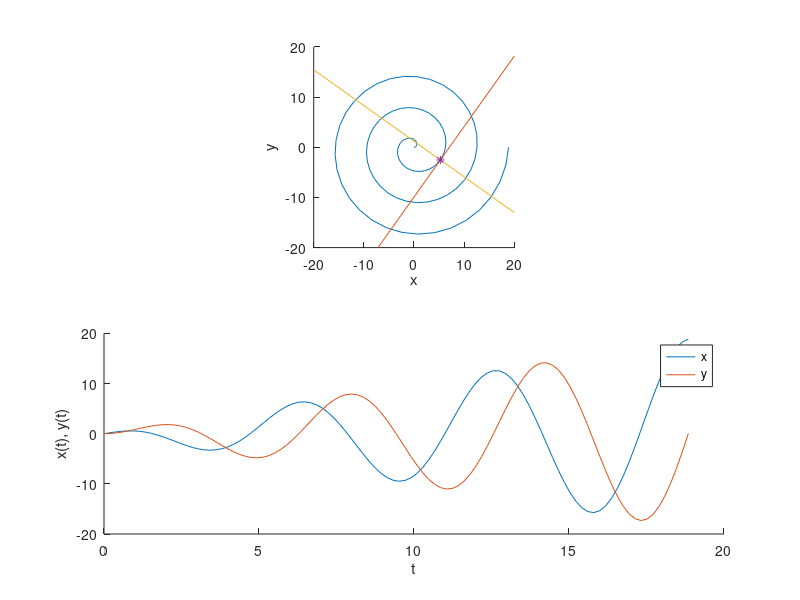

Source code (MATLAB):
t = linspace(0, 6*pi, 100);

a = b = 1;

x = @(t) a*t.*cos(t);
y = @(t) b*t.*sin(t);

dx = @(t) a*cos(t) - a*t.*sin(t);
dy = @(t) b*sin(t) + b*t.*cos(t);

# plot 1
subplot(2, 1, 1);
hold on;
axis equal;
plot(x(t), y(t));
# tangent and normal lines
t0 = 13*pi/7;
x0 = x(t0); y0 = y(t0);
xd = dx(t0); yd = dy(t0);
k = yd / xd;
X = linspace(-20, 20, 100);
plot(X, y0 + k*(X - x0));
plot(X, y0 - 1/k*(X - x0));
plot(x0, y0, "*");
xlabel('x'); ylabel('y');
xlim([-20, 20]); ylim([-20, 20]);

# plot 2
subplot(2, 1, 2);
hold on;
plot(t, x(t));
plot(t, y(t));
legend('x', 'y');
xlabel('t'); ylabel('x(t), y(t)');
